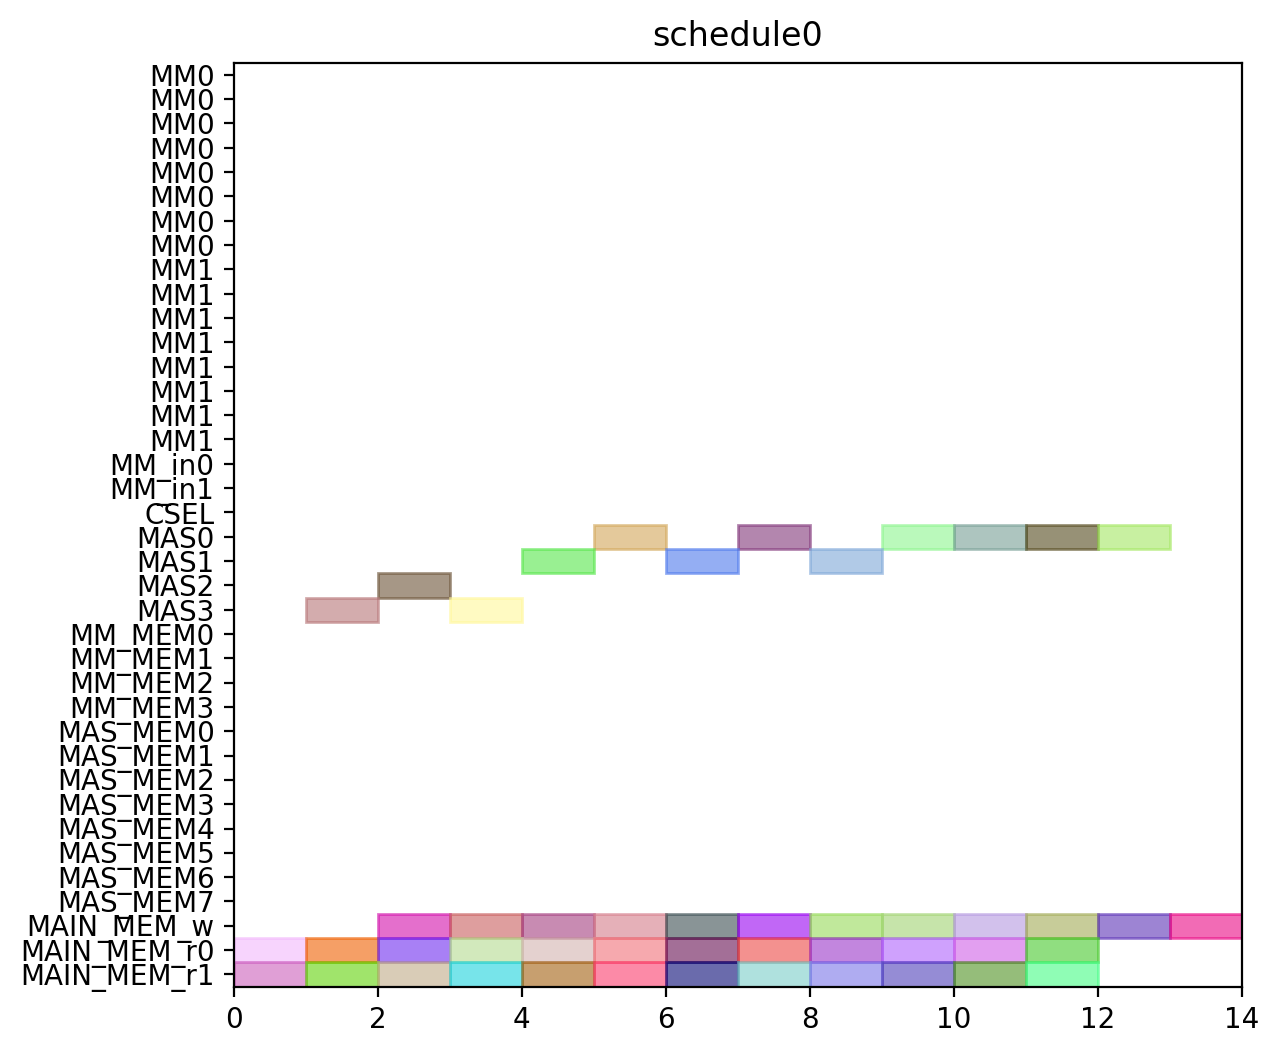

Recreate this plot in Python.
from pyschedule import Scenario, solvers, plotters, alt


def solve():
	horizon = 120
	S = Scenario("schedule0", horizon=horizon)

	# resource
	MM = S.Resources('MM', num=2, size=8)
	MM_in = S.Resources('MM_in', num=2)
	CSEL = S.Resource('CSEL')
	MAS = S.Resources('MAS', num=4, size=1, periods=range(1, horizon))
	MM_MEM = S.Resources('MM_MEM', num=4)
	MAS_MEM = S.Resources('MAS_MEM', num=8)
	MAIN_MEM_w = S.Resource('MAIN_MEM_w', size=1)
	MAIN_MEM_r = S.Resources('MAIN_MEM_r', num=2)

	# result of previous scheduling

	# new tasks
	c000 = S.Task('c000', length=1, delay_cost=1)
	c000 += alt(MAS)
	S += 0<c000

	c000_w = S.Task('c000_w', length=1, delay_cost=1)
	c000_w += alt(MAIN_MEM_w)
	S += c000 <= c000_w

	c000_mem0 = S.Task('c000_mem0', length=1, delay_cost=1)
	c000_mem0 += MAIN_MEM_r[0]
	S += c000_mem0 <= c000

	c000_mem1 = S.Task('c000_mem1', length=1, delay_cost=1)
	c000_mem1 += MAIN_MEM_r[1]
	S += c000_mem1 <= c000

	c001 = S.Task('c001', length=1, delay_cost=1)
	c001 += alt(MAS)
	S += 0<c001

	c001_w = S.Task('c001_w', length=1, delay_cost=1)
	c001_w += alt(MAIN_MEM_w)
	S += c001 <= c001_w

	c001_mem0 = S.Task('c001_mem0', length=1, delay_cost=1)
	c001_mem0 += MAIN_MEM_r[0]
	S += c001_mem0 <= c001

	c001_mem1 = S.Task('c001_mem1', length=1, delay_cost=1)
	c001_mem1 += MAIN_MEM_r[1]
	S += c001_mem1 <= c001

	c010 = S.Task('c010', length=1, delay_cost=1)
	c010 += alt(MAS)
	S += 0<c010

	c010_w = S.Task('c010_w', length=1, delay_cost=1)
	c010_w += alt(MAIN_MEM_w)
	S += c010 <= c010_w

	c010_mem0 = S.Task('c010_mem0', length=1, delay_cost=1)
	c010_mem0 += MAIN_MEM_r[0]
	S += c010_mem0 <= c010

	c010_mem1 = S.Task('c010_mem1', length=1, delay_cost=1)
	c010_mem1 += MAIN_MEM_r[1]
	S += c010_mem1 <= c010

	c011 = S.Task('c011', length=1, delay_cost=1)
	c011 += alt(MAS)
	S += 0<c011

	c011_w = S.Task('c011_w', length=1, delay_cost=1)
	c011_w += alt(MAIN_MEM_w)
	S += c011 <= c011_w

	c011_mem0 = S.Task('c011_mem0', length=1, delay_cost=1)
	c011_mem0 += MAIN_MEM_r[0]
	S += c011_mem0 <= c011

	c011_mem1 = S.Task('c011_mem1', length=1, delay_cost=1)
	c011_mem1 += MAIN_MEM_r[1]
	S += c011_mem1 <= c011

	c100 = S.Task('c100', length=1, delay_cost=1)
	c100 += alt(MAS)
	S += 0<c100

	c100_w = S.Task('c100_w', length=1, delay_cost=1)
	c100_w += alt(MAIN_MEM_w)
	S += c100 <= c100_w

	c100_mem0 = S.Task('c100_mem0', length=1, delay_cost=1)
	c100_mem0 += MAIN_MEM_r[0]
	S += c100_mem0 <= c100

	c100_mem1 = S.Task('c100_mem1', length=1, delay_cost=1)
	c100_mem1 += MAIN_MEM_r[1]
	S += c100_mem1 <= c100

	c101 = S.Task('c101', length=1, delay_cost=1)
	c101 += alt(MAS)
	S += 0<c101

	c101_w = S.Task('c101_w', length=1, delay_cost=1)
	c101_w += alt(MAIN_MEM_w)
	S += c101 <= c101_w

	c101_mem0 = S.Task('c101_mem0', length=1, delay_cost=1)
	c101_mem0 += MAIN_MEM_r[0]
	S += c101_mem0 <= c101

	c101_mem1 = S.Task('c101_mem1', length=1, delay_cost=1)
	c101_mem1 += MAIN_MEM_r[1]
	S += c101_mem1 <= c101

	c110 = S.Task('c110', length=1, delay_cost=1)
	c110 += alt(MAS)
	S += 0<c110

	c110_w = S.Task('c110_w', length=1, delay_cost=1)
	c110_w += alt(MAIN_MEM_w)
	S += c110 <= c110_w

	c110_mem0 = S.Task('c110_mem0', length=1, delay_cost=1)
	c110_mem0 += MAIN_MEM_r[0]
	S += c110_mem0 <= c110

	c110_mem1 = S.Task('c110_mem1', length=1, delay_cost=1)
	c110_mem1 += MAIN_MEM_r[1]
	S += c110_mem1 <= c110

	c111 = S.Task('c111', length=1, delay_cost=1)
	c111 += alt(MAS)
	S += 0<c111

	c111_w = S.Task('c111_w', length=1, delay_cost=1)
	c111_w += alt(MAIN_MEM_w)
	S += c111 <= c111_w

	c111_mem0 = S.Task('c111_mem0', length=1, delay_cost=1)
	c111_mem0 += MAIN_MEM_r[0]
	S += c111_mem0 <= c111

	c111_mem1 = S.Task('c111_mem1', length=1, delay_cost=1)
	c111_mem1 += MAIN_MEM_r[1]
	S += c111_mem1 <= c111

	c200 = S.Task('c200', length=1, delay_cost=1)
	c200 += alt(MAS)
	S += 0<c200

	c200_w = S.Task('c200_w', length=1, delay_cost=1)
	c200_w += alt(MAIN_MEM_w)
	S += c200 <= c200_w

	c200_mem0 = S.Task('c200_mem0', length=1, delay_cost=1)
	c200_mem0 += MAIN_MEM_r[0]
	S += c200_mem0 <= c200

	c200_mem1 = S.Task('c200_mem1', length=1, delay_cost=1)
	c200_mem1 += MAIN_MEM_r[1]
	S += c200_mem1 <= c200

	c201 = S.Task('c201', length=1, delay_cost=1)
	c201 += alt(MAS)
	S += 0<c201

	c201_w = S.Task('c201_w', length=1, delay_cost=1)
	c201_w += alt(MAIN_MEM_w)
	S += c201 <= c201_w

	c201_mem0 = S.Task('c201_mem0', length=1, delay_cost=1)
	c201_mem0 += MAIN_MEM_r[0]
	S += c201_mem0 <= c201

	c201_mem1 = S.Task('c201_mem1', length=1, delay_cost=1)
	c201_mem1 += MAIN_MEM_r[1]
	S += c201_mem1 <= c201

	c210 = S.Task('c210', length=1, delay_cost=1)
	c210 += alt(MAS)
	S += 0<c210

	c210_w = S.Task('c210_w', length=1, delay_cost=1)
	c210_w += alt(MAIN_MEM_w)
	S += c210 <= c210_w

	c210_mem0 = S.Task('c210_mem0', length=1, delay_cost=1)
	c210_mem0 += MAIN_MEM_r[0]
	S += c210_mem0 <= c210

	c210_mem1 = S.Task('c210_mem1', length=1, delay_cost=1)
	c210_mem1 += MAIN_MEM_r[1]
	S += c210_mem1 <= c210

	c211 = S.Task('c211', length=1, delay_cost=1)
	c211 += alt(MAS)
	S += 0<c211

	c211_w = S.Task('c211_w', length=1, delay_cost=1)
	c211_w += alt(MAIN_MEM_w)
	S += c211 <= c211_w

	c211_mem0 = S.Task('c211_mem0', length=1, delay_cost=1)
	c211_mem0 += MAIN_MEM_r[0]
	S += c211_mem0 <= c211

	c211_mem1 = S.Task('c211_mem1', length=1, delay_cost=1)
	c211_mem1 += MAIN_MEM_r[1]
	S += c211_mem1 <= c211

	solvers.mip.solve(S,msg=1,kind='CPLEX',ratio_gap=1.01)

	solution = [['hoge']*len(S.solution()[1]) for i in range(len(S.solution()))]
	for i in range(len(S.solution())):
		for j in range(len(S.solution()[i])):
			solution[i][j]=str(S.solution()[i][j])
	print(solution)

	cycles = int(solution[-1][3])

	pic_file_name = "/home/mfukuda/ABE/multiRAM_multiMAS_16mux/scheduling_result/stage8MM2_stage1MAS4/CONJ/schedule0.png"
	if(S.solution() != []):
		plotters.matplotlib.plot(S,img_filename=pic_file_name, show_task_labels=False, fig_size=(cycles*0.25+3, 6))

	return solution
